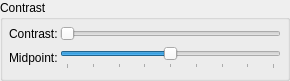
            <widget class="QGroupBox" name="grpContrast">
             <property name="geometry">
              <rect>
               <x>10</x>
               <y>300</y>
               <width>290</width>
               <height>81</height>
              </rect>
             </property>
             <property name="title">
              <string>Contrast</string>
             </property>
             <layout class="QFormLayout" name="formLayout_10">
              <property name="fieldGrowthPolicy">
               <enum>QFormLayout::AllNonFixedFieldsGrow</enum>
              </property>
              <property name="horizontalSpacing">
               <number>2</number>
              </property>
              <property name="verticalSpacing">
               <number>6</number>
              </property>
              <property name="leftMargin">
               <number>6</number>
              </property>
              <property name="topMargin">
               <number>6</number>
              </property>
              <property name="rightMargin">
               <number>6</number>
              </property>
              <property name="bottomMargin">
               <number>6</number>
              </property>
              <item row="0" column="0">
               <widget class="QLabel" name="lblContrast">
                <property name="toolTip">
                 <string>Contrast increase applied to all channels</string>
                </property>
                <property name="text">
                 <string>Contrast:</string>
                </property>
               </widget>
              </item>
              <item row="0" column="1">
               <widget class="QSlider" name="sldrContrast">
                <property name="minimumSize">
                 <size>
                  <width>0</width>
                  <height>0</height>
                 </size>
                </property>
                <property name="focusPolicy">
                 <enum>Qt::NoFocus</enum>
                </property>
                <property name="toolTip">
                 <string>Contrast increase applied to all channels</string>
                </property>
                <property name="maximum">
                 <number>200</number>
                </property>
                <property name="pageStep">
                 <number>8</number>
                </property>
                <property name="tracking">
                 <bool>false</bool>
                </property>
                <property name="orientation">
                 <enum>Qt::Horizontal</enum>
                </property>
                <property name="tickPosition">
                 <enum>QSlider::NoTicks</enum>
                </property>
                <property name="tickInterval">
                 <number>10</number>
                </property>
               </widget>
              </item>
              <item row="1" column="0">
               <widget class="QLabel" name="lblContrastMidpoint">
                <property name="toolTip">
                 <string>Contrast midpoint (turning point of S-curve) selection</string>
                </property>
                <property name="text">
                 <string>Midpoint:</string>
                </property>
               </widget>
              </item>
              <item row="1" column="1">
               <widget class="QSlider" name="sldrContrastPoint">
                <property name="sizePolicy">
                 <sizepolicy hsizetype="Expanding" vsizetype="Preferred">
                  <horstretch>0</horstretch>
                  <verstretch>0</verstretch>
                 </sizepolicy>
                </property>
                <property name="minimumSize">
                 <size>
                  <width>0</width>
                  <height>22</height>
                 </size>
                </property>
                <property name="focusPolicy">
                 <enum>Qt::NoFocus</enum>
                </property>
                <property name="toolTip">
                 <string>Contrast midpoint (turning point of S-curve) selection</string>
                </property>
                <property name="maximum">
                 <number>256</number>
                </property>
                <property name="pageStep">
                 <number>16</number>
                </property>
                <property name="value">
                 <number>128</number>
                </property>
                <property name="tracking">
                 <bool>false</bool>
                </property>
                <property name="orientation">
                 <enum>Qt::Horizontal</enum>
                </property>
                <property name="tickPosition">
                 <enum>QSlider::TicksBelow</enum>
                </property>
                <property name="tickInterval">
                 <number>32</number>
                </property>
               </widget>
              </item>
             </layout>
            </widget>
